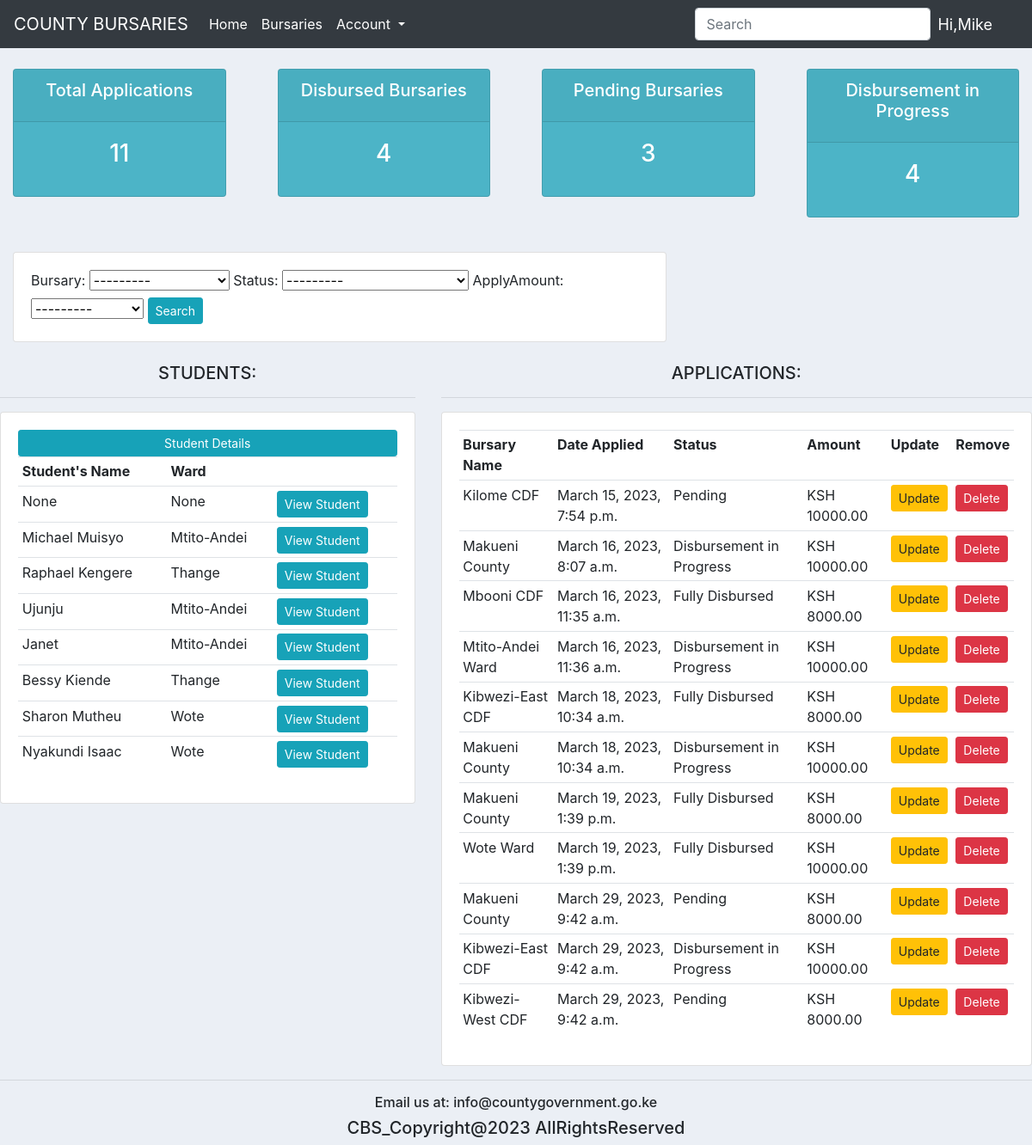
The app's page / (signed in) with its own data.
### bursary/models.py (models this page shows, shortened)
class Student(models.Model):
    GENDER = (
        ('Male', 'Male'),
        ('Female', 'Female'),
    )
    CONSTITUENCY = (
        ('Kibwezi West','Kibwezi West'),
        ('Kibwezi East', 'Kibwezi East'),
        ('Mbooni', 'Mbooni'),
        ('Kilome', 'Kilome'),
    )
    WARD = (
        ('Wote', 'Wote'),
        ('Makindu', 'Makindu'),
        ('Mtito-Andei', 'Mtito-Andei'),
        ('Thange', 'Thange'),
    )
    user = models.OneToOneField(User, null=True, blank=True, on_delete=models.CASCADE)
    name = models.CharField(max_length=200, null=True)
    gender = models.CharField(max_length=200, null=True, choices=GENDER)
    phone = models.CharField(max_length=200, null=True)
    email = models.CharField(max_length=200, null=True)
    profile_pic = models.ImageField(default="profile.png", null=True,blank=True)
    id_card = models.ImageField(null=False,blank=True)
    institution = models.CharField(max_length=200, null=True)
    fees_structure = models.FileField(null=False,blank=True)
    year_of_study = models.CharField(max_length=200, null=True)
    Constituency = models.CharField(max_length=200, null=False, choices=CONSTITUENCY)
    ward = models.CharField(max_length=200, null=False, choices=WARD)
    date_created = models.DateTimeField(auto_now_add=True, null=True)

class Applications(models.Model):
    STATUS = (
        ('Pending', 'Pending'),
        ('Disbursement in Progress', 'Disbursement in Progress'),
        ('Fully Disbursed', 'Fully Disbursed'),
    )
    ApplyAmount = (
        ('KSH 8000.00', 'KSH 8000.00'),
        ('KSH 10000.00', 'KSH 10000.00'),
    )
    student = models.ForeignKey(Student, null=True, on_delete=models.SET_NULL, related_name="applications")
    bursary = models.ForeignKey(Bursary, null=True, on_delete=models.SET_NULL)
    date_created = models.DateTimeField(auto_now_add=True, null=True)
    status = models.CharField(max_length=200, null=True, choices=STATUS)
    applyAmount = models.CharField(max_length=200, null=True, choices=ApplyAmount)

class Bursary(models.Model):
    CATEGORY = (
        ('County', 'County'),
        ('Constituency', 'Constituency'),
        ('Ward', 'Ward'),
    )
    name = models.CharField(max_length=200, null=True)
    amount = models.FloatField(null=True)
    category = models.CharField(max_length=200, null=True, choices=CATEGORY)
    batchNumber = models.CharField(max_length=200, null=True)
    date_created = models.DateTimeField(auto_now_add=True, null=True)
    def __str__(self):
        return self.name

### bursary/decorators.py (the view)
    def wrapper_function(request, *args, **kwargs):
        group = None
        if request.user.groups.exists():
            group = request.user.groups.all()[0].name
        if group == 'student':
            return redirect('user_page')
        if group == 'admin':
            return view_func(request, *args, **kwargs)

### bursary/views.py (called while the page is built)
@login_required(login_url='login')
@admin_only
def dashboard(request):
    applications = Applications.objects.all()
    students = Student.objects.all()
    total_applications = applications.count()
    disbursed_bursaries = applications.filter(status='Fully Disbursed').count()
    pending_bursaries = applications.filter(status='Pending').count()
    in_progress = applications.filter(status='Disbursement in Progress').count()
    myFilter = ApplicationFilter(request.GET, queryset=applications)
    applications = myFilter.qs
    context = {'applications': applications, 'students': students, 'total_applications': total_applications,
               'disbursed_bursaries': disbursed_bursaries, 'pending_bursaries': pending_bursaries,
               'in_progress':in_progress, 'myFilter':myFilter}
    return render(request, 'bursary/dashboard.html', context)

### bursary/templates/bursary/dashboard.html
{% extends 'bursary/main.html' %}
{% block content %}
{% include 'bursary/status.html'%}
<br>
<div class="row">
    <div class="col-lg-8">
        <div class="col">
            <div class="card card-body">
                <form method="get">
                    {{myFilter.form}}
                    <button class="btn btn-sm btn-info" types="Submit">Search</button>
                </form>
            </div>
        </div>
    </div>
</div>
<br>
<div class="row">
        <div class="col-md-5">
            <h5>STUDENTS:</h5>
            <hr>
            <div class="card card-body">
                <a class="btn btn-primary btn-sm btn-info" href="">Student Details
                </a>
                <table class="table table-sm">
                     <tr>
                         <th>Student's Name</th>
                         <th>Ward</th>
                         <th></th>
                     </tr>
                    {% for student in students %}
                      <tr>
                          <td>{{student.name}}</td>
                          <td>{{student.ward}}</td>
                           <td><a class="btn btn-sm btn-info" href="{% url 'student' student.id %}">View Student</a></td>
                      </tr>
                    {% endfor%}
                </table>
            </div>
        </div>
         <div class="col-md-7">
            <h5>APPLICATIONS:</h5>
            <hr>
            <div class="card card-body">
                <table class="table table-sm">
                    <tr>
                         <th>Bursary Name</th>
                         <th>Date Applied</th>
                         <th>Status</th>
                         <th>Amount</th>
                         <th>Update</th>
                         <th>Remove</th>
                    </tr>
                      {% for application in applications %}
                          <tr>
                              <td>{{application.bursary}}</td>
                              <td>{{application.date_created}}</td>
                              <td>{{application.status}}</td>
                              <td>{{application.applyAmount}}</td>
                              <td><a class="btn btn-sm btn-warning" href="{% url 'update_application' application.id %}">Update</a></td>
                              <td><a class="btn btn-sm btn-danger" href="{% url 'delete_application' application.id %}">Delete</a> </td>
                          </tr>
                        {% endfor %}
                </table>
            </div>
         </div>
</div>
{% endblock %}

### bursary/templates/bursary/main.html (shortened to what this page needs)
<!DOCTYPE html>
<html lang="en">
<head>
    <link rel="stylesheet" href="https://cdn.jsdelivr.net/npm/bootstrap@4.4.1/dist/css/bootstrap.min.css"
>
</head>
<body>
{% include 'bursary/navbar.html'%}
{% block content %}
{% endblock %}
<hr>
<h6>Email us at: info@countygovernment.go.ke</h6>
<h5>CBS_Copyright@2023 AllRightsReserved</h5>
</body>
</html>

### bursary/templates/bursary/navbar.html (shortened to what this page needs)
{% load static %}
<nav class="navbar navbar-expand-lg navbar-dark bg-dark">
  <a class="navbar-brand" href="#">COUNTY BURSARIES</a>
  <div class="collapse navbar-collapse" id="navbarSupportedContent">
    <ul class="navbar-nav mr-auto">
      <li class="nav-item active">
        {%if request.user.is_staff %}
          <a class="nav-link" href="{% url 'dashboard' %}">Home <span class="sr-only">(current)</span></a>
        </li>
        <li class="nav-item active">
          <a class="nav-link" href="{% url 'bursaries' %}">Bursaries</a>
        </li>
        {% else %}
          <li class="nav-item active" >
          <a class="nav-link" href="{% url 'apply_bursary' %}">Apply-Bursary</a>
          </li>
       {% endif %}
      <li class="nav-item dropdown active">
        <a class="nav-link dropdown-toggle" href="{% url 'register' %}" id="navbarDropdown" role="button" data-toggle="dropdown" aria-haspopup="true" aria-expanded="false">
          Account
        </a>
      </li>
    </ul>
    <form class="form-inline my-2 my-lg-0">
      <input class="form-control mr-sm-2" type="search" placeholder="Search" aria-label="Search">
    </form>
  </div>
  <span class="hello-msg">Hi,{{request.user}}</span>
</nav>

### bursary/templates/bursary/status.html
<br>
<div class="row">
    <div class="col">
      <div class="col-md">
        <div class="card text-center text-white mb-3" id= "total-applications">
          <div class="card-header">
            <h5 class="card-title">Total Applications</h5>
          </div>
          <div class="card-body">
            <h3 class="card-title">{{total_applications}}</h3>
          </div>
        </div>
      </div>
    </div>
    <div class="col">
      <div class="col-md">
        <div class="card text-center text-white mb-3" id= "disbursed-bursaries">
          <div class="card-header">
            <h5 class="card-title">Disbursed Bursaries</h5>
          </div>
          <div class="card-body">
            <h3 class="card-title">{{disbursed_bursaries}}</h3>
          </div>
        </div>
      </div>
    </div>
    <div class="col">
      <div class="col-md">
        <div class="card text-center text-white mb-3" id= "pending-bursaries">
          <div class="card-header">
            <h5 class="card-title"> Pending Bursaries</h5>
          </div>
          <div class="card-body">
            <h3 class="card-title">{{pending_bursaries}}</h3>
          </div>
        </div>
      </div>
    </div>
    <div class="col">
    <div class="col-md">
      <div class="card text-center text-white mb-3" id= "in-progress">
        <div class="card-header">
          <h5 class="card-title"> Disbursement in Progress</h5>
        </div>
        <div class="card-body">
          <h3 class="card-title">{{in_progress}}</h3>
        </div>
      </div>
    </div>
  </div>
</div>

### bursary/templates/bursary/main.html (style rules this page uses)
body { background-color:#ebeff5; }
#total-applications { background-color:#4cb4c7; }
#disbursed-bursaries { background-color:#4cb4c7; }
#pending-bursaries { background-color:#4cb4c7; }
#in-progress { background-color:#4cb4c7; }
h6 { text-align:center; }
h5 { text-align:center; }

### bursary/templates/bursary/navbar.html (style rules this page uses)
.hello-msg { font-size: 18px; color:#fff; margin-right: 30px; }

### records on screen
Student: name "None", ward "None"
Student: name "Michael Muisyo", ward "Mtito-Andei"
Student: name "Raphael Kengere", ward "Thange"
Student: name "Ujunju", ward "Mtito-Andei"
Student: name "Janet", ward "Mtito-Andei"
Student: name "Bessy Kiende", ward "Thange"
Student: name "Sharon Mutheu", ward "Wote"
Student: name "Nyakundi Isaac", ward "Wote"
Applications: bursary "Kilome CDF", date_created "March 15, 2023, 7:54 p.m.", status "Pending", applyAmount "KSH 10000.00"
Applications: bursary "Makueni County", date_created "March 16, 2023, 8:07 a.m.", status "Disbursement in Progress", applyAmount "KSH 10000.00"
Applications: bursary "Mbooni CDF", date_created "March 16, 2023, 11:35 a.m.", status "Fully Disbursed", applyAmount "KSH 8000.00"
Applications: bursary "Mtito-Andei Ward", date_created "March 16, 2023, 11:36 a.m.", status "Disbursement in Progress", applyAmount "KSH 10000.00"
Applications: bursary "Kibwezi-East CDF", date_created "March 18, 2023, 10:34 a.m.", status "Fully Disbursed", applyAmount "KSH 8000.00"
Applications: bursary "Makueni County", date_created "March 18, 2023, 10:34 a.m.", status "Disbursement in Progress", applyAmount "KSH 10000.00"
Applications: bursary "Makueni County", date_created "March 19, 2023, 1:39 p.m.", status "Fully Disbursed", applyAmount "KSH 8000.00"
Applications: bursary "Wote Ward", date_created "March 19, 2023, 1:39 p.m.", status "Fully Disbursed", applyAmount "KSH 10000.00"
Applications: bursary "Makueni County", date_created "March 29, 2023, 9:42 a.m.", status "Pending", applyAmount "KSH 8000.00"
Applications: bursary "Kibwezi-East CDF", date_created "March 29, 2023, 9:42 a.m.", status "Disbursement in Progress", applyAmount "KSH 10000.00"
Applications: bursary "Kibwezi-West CDF", date_created "March 29, 2023, 9:42 a.m.", status "Pending", applyAmount "KSH 8000.00"

### other values on screen
{{ request.user }} "Mike"
{{ total_applications }} "11"
{{ disbursed_bursaries }} "4"
{{ pending_bursaries }} "3"
{{ in_progress }} "4"
